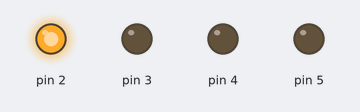
Recording of a sketch running on a simulated Arduino Uno, built with avr-gcc and run on an emulated ATmega328P. Parts: output pins drawn as LEDs (lit = HIGH).

Above: at 0.05 s.
At 0.65 s:
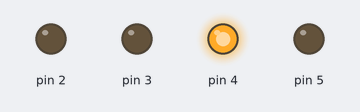
At 1.45 s:
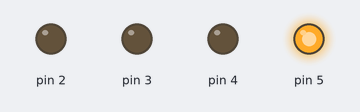
At 2.25 s:
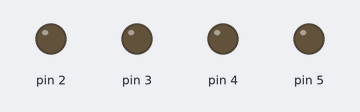
At 2.85 s:
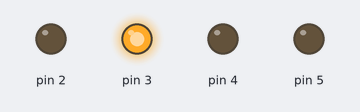
Timing chart, 0 to 3.1 s (numbered marks = the images above):
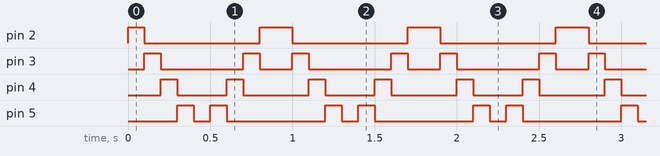

The sketch:

Larson_Scanner.ino
```cpp
// C++ code
int timer =100; // Global Variable for timer 100 milliseconds.

void setup() {

  for (int DataPin = 2; DataPin < 6; DataPin++) {
    pinMode(DataPin, OUTPUT);

  }
}

void loop() {

  for (int DataPin = 2; DataPin < 6; DataPin++) {
    digitalWrite(DataPin, HIGH);
    delay(timer);
    digitalWrite(DataPin, LOW);
  }
  for (int DataPin = 6; DataPin >= 2; DataPin--) {
    digitalWrite(DataPin, HIGH);
    delay(timer);
    digitalWrite(DataPin, LOW);

  }
}
```

Measured:
- by itself, pin 2: repeats every 0.90 s: LOW 0.70 s, HIGH 0.20 s
- by itself, pin 3: repeats every 0.90 s: LOW 0.50 s, HIGH 0.10 s, LOW 0.20 s, HIGH 0.10 s
- by itself, pin 4: repeats every 0.90 s: LOW 0.30 s, HIGH 0.10 s, LOW 0.40 s, HIGH 0.10 s
- by itself, pin 5: repeats every 0.90 s: LOW 0.10 s, HIGH 0.10 s, LOW 0.60 s, HIGH 0.10 s
